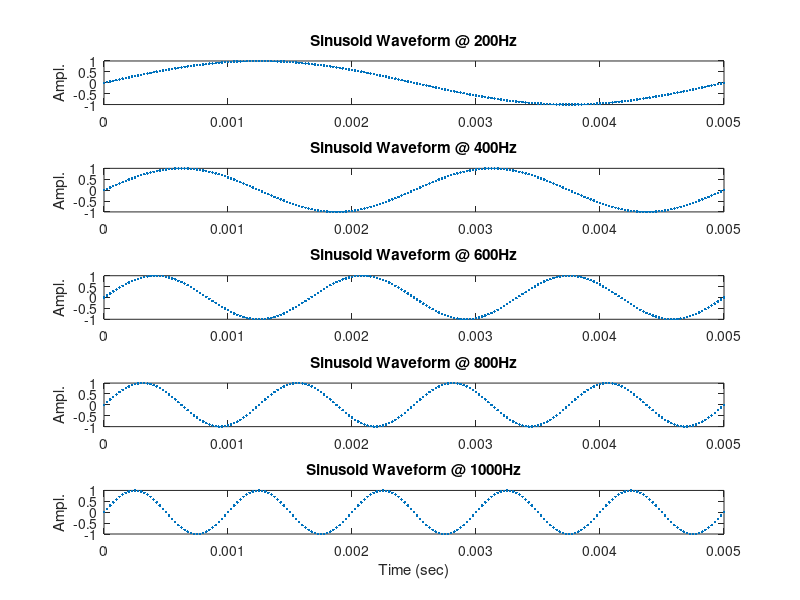

This figure's MATLAB source:
% sinusoid_ sound_example.m 
  
% clear variables and figures. 
% really important to do this in general at the start. 
clear all; close all 
  
% calculate the sound signal 
duration = 0.1;                  % [sec] length of time for a signal [sec] 
sample_freq = 40000;             % [Hz] # of sound data points per second. 
  
figure(1); 
subplot(5,1,1); 
  
% Iterate through five frequencies 
for i=1:1:5 
  
    % Choose the plot  
    % Plots arranged as 5 rows, 1 column 
    subplot(5,1,i);     % choose which subplot (i) to draw on. 
     
    % Calculate the sound wave form 
    x = 0 : (1/sample_freq) : duration; % time at which signal changes prop. to sample freq. 
    freq = i*200;                       % [hz] 
    y=sin(2*pi*(x*freq));               % [-1 to 1] y values (sound level) 
  
    % plot the sound signal 
    plot(x,y,'.');              % plot the waveform. 
    axis([0 0.005 -1 1]);       % let's "zoom in" to look at one part. 
    ylabel('Ampl.'); 
    title(['Sinusoid Waveform @ ' num2str(freq) 'Hz']) 
  
    % play the sound signal 
    sound(y,sample_freq);
    % pause briefly to illustrate what 
    % the sound "looks" like to the student. 
    pause(1); 
     
end 
  
% add xlabel to the bottom plot 
xlabel('Time (sec)');